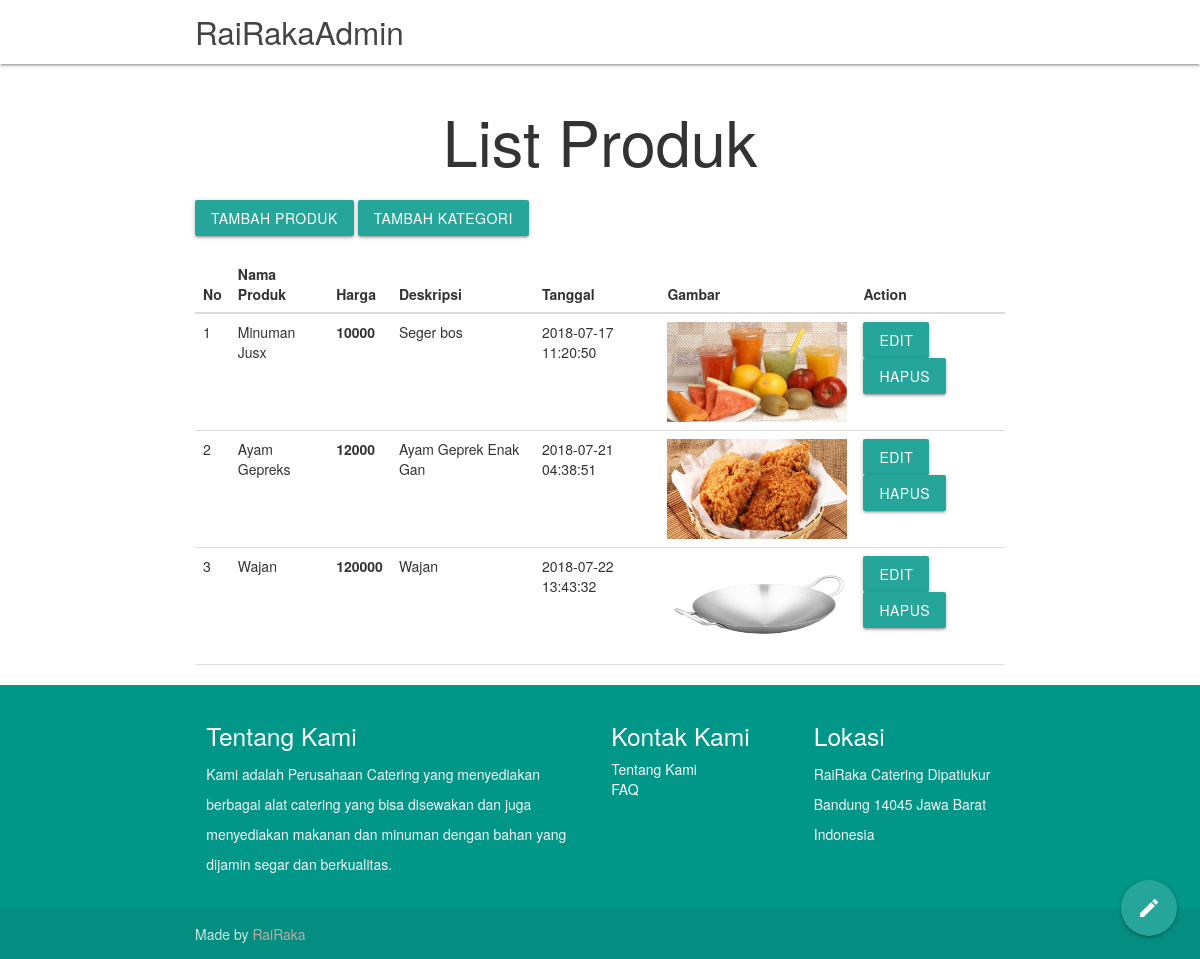
/index.php/admin/produk, run on the app's committed database.
### tables this page shows
CREATE TABLE `posts` (
  `id` int(11) NOT NULL AUTO_INCREMENT,
  `category_id` int(11) NOT NULL,
  `admin_id` int(11) NOT NULL,
  `title` varchar(255) NOT NULL,
  `price` double DEFAULT NULL,
  `slug` varchar(255) NOT NULL,
  `body` text NOT NULL,
  `post_image` varchar(255) NOT NULL,
  `created_at` timestamp NOT NULL DEFAULT CURRENT_TIMESTAMP,
  PRIMARY KEY (`id`),
  KEY `user_id` (`admin_id`),
  KEY `category_id` (`category_id`),
  CONSTRAINT `posts_ibfk_1` FOREIGN KEY (`admin_id`) REFERENCES `admin` (`admin_id`) ON DELETE CASCADE ON UPDATE CASCADE,
  CONSTRAINT `posts_ibfk_2` FOREIGN KEY (`category_id`) REFERENCES `categories` (`category_id`) ON DELETE CASCADE ON UPDATE CASCADE
);

### application/controllers/Admin.php (called while the page is built, shortened)
<?php
	class Admin extends CI_Controller{
		public function produk(){
			$this->load->model("admin_model");
			$data['posts'] = $this->admin_model->tampilkan();
			$this->load->view('admin/header');
			$this->load->view("admin/produk",$data);
			$this->load->view('admin/footer');
		}
	}

### index.php (called while the page is built, shortened)
<?php
require_once BASEPATH.'core/CodeIgniter.php';

### application/models/Admin_Model.php (called while the page is built, shortened)
<?php
	class Admin_model extends CI_Model{
		function tampilkan(){
			$query = $this->db->get('posts');
			return $query->result();
		}
	}

### application/views/admin/produk.php (the view, shortened to what this page needs)
<div class="container">
	<h1 class="center-align">List Produk</h1>
	<a href="<?php echo base_url(); ?>posts/create" class="btn btn-primary">Tambah Produk</a>
	<a href="<?php echo base_url(); ?>categories/create" class="btn btn-primary">Tambah Kategori</a>
	<br>
	<br>
	<table class="table">
		<thead>
			<tr>
                <th>No</th>
				<th>Nama Produk</th>
				<th>Harga</th>
                <th>Deskripsi</th>
                <th>Tanggal</th>
                <th>Gambar</th>
                <th>Action</th>
			</tr>
		</thead>
		<tbody>
			<?php
			$no=1;
			 foreach($posts as $post) : ?>
				<tr>
                    <td>
                        <?php echo $no;?>
                    </td>
					<td>
						<?php echo $post->title;?>
					</td>
					<th>
						<?php echo $post->price;?>
                    </th>
                    <td>
                        <?php echo $post->body;?>
                    </td>
					<td>
						<?php echo $post->created_at;?>
                    </td>
                    <td>
                        <img width="180" height="100" src="<?php echo site_url(); ?>assets/img/posts/<?php echo $post->post_image; ?>">
                    </td>
                    <td>
                        <a href="<?php echo base_url('admin/edit/'.$post->id); ?>"class="btn btn-primary">Edit</a>
                        <a href="<?php echo base_url('admin/hapusdata/'.$post->id); ?>"class="btn btn-primary">Hapus</a>
                    </td>
				</tr>
                <?php $no += 1;?>
				<?php endforeach; ?>
		</tbody>
	</table>
</div>

### application/views/admin/header.php (shortened to what this page needs)
<!DOCTYPE html>
<html lang="en">
<head>
	<link rel="stylesheet" href="https://maxcdn.bootstrapcdn.com/bootstrap/3.3.7/css/bootstrap.min.css">
	<link rel="stylesheet" href="<?php echo base_url(); ?>assets/css/materialize.css">
	<link href="<?php echo base_url(); ?>assets/css/style.css" type="text/css" rel="stylesheet" media="screen,projection" />
</head>
<body>
	<nav class="white" role="navigation">
		<div class="nav-wrapper container">
			<a id="logo-container" href="<?php echo base_url(); ?>admin" class="brand-logo">RaiRakaAdmin</a>
		</div>
	</nav>

### application/views/admin/footer.php (shortened to what this page needs)
<div class="fixed-action-btn">
  <a class="btn-floating btn-large teal-lighten-5">
    <i class="large material-icons">mode_edit</i>
  </a>
</div>
<footer class="page-footer teal">
        <div class="container">
            <div class="row">
                <div class="col l6 s12">
                    <h5 class="white-text">Tentang Kami</h5>
                    <p class="grey-text text-lighten-4">
                        Kami adalah Perusahaan Catering yang menyediakan berbagai alat catering yang bisa disewakan dan juga menyediakan makanan
                        dan minuman dengan bahan yang dijamin segar dan berkualitas. </p>
                </div>
                <div class="col l3 s12">
                    <h5 class="white-text">Kontak Kami</h5>
                    <ul>
                        <li>
                            <a class="white-text" href="<?php echo base_url(); ?>about">Tentang Kami</a>
                        </li>
                        <li>
                            <a class="white-text" href="#!">FAQ</a>
                        </li>
                    </ul>
                </div>
                <div class="col l3 s12">
                    <h5 class="white-text">Lokasi</h5>
                    <ul>
                        <p class="grey-text text-lighten-4">RaiRaka Catering Dipatiukur Bandung 14045 Jawa Barat Indonesia
                        </p>
                    </ul>
                </div>
            </div>
        </div>
        <div class="footer-copyright">
            <div class="container">
                Made by
                <a class="brown-text text-lighten-3" href="#">RaiRaka</a>
            </div>
        </div>
    </footer>
</body>
</html>

### assets/css/style.css (style rules this page uses)
nav ul a, nav .brand-logo { color: #444; }
p { line-height: 2rem; }
footer.page-footer { margin: 0; }

### data on the page
posts: title "Minuman Jusx", price "10000", body "Seger bos", created_at "2018-07-17 11:20:50", post_image (picture)
posts: title "Ayam Gepreks", price "12000", body "Ayam Geprek Enak Gan", created_at "2018-07-21 04:38:51", post_image (picture)
posts: title "Wajan", price "120000", body "Wajan", created_at "2018-07-22 13:43:32", post_image (picture)
